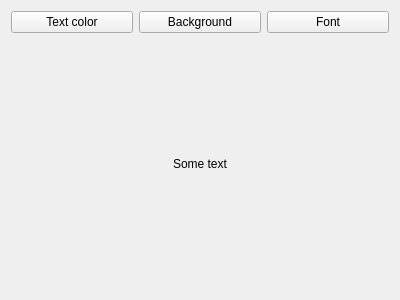
<?xml version="1.0" encoding="UTF-8"?>
<ui version="4.0">
 <class>Widget</class>
 <widget class="QWidget" name="Widget">
  <property name="geometry">
   <rect>
    <x>0</x>
    <y>0</y>
    <width>400</width>
    <height>300</height>
   </rect>
  </property>
  <property name="windowTitle">
   <string>Widget</string>
  </property>
  <layout class="QVBoxLayout" name="verticalLayout_2">
   <item>
    <layout class="QVBoxLayout" name="verticalLayout">
     <item>
      <layout class="QHBoxLayout" name="horizontalLayout">
       <item>
        <widget class="QPushButton" name="textColorButton">
         <property name="text">
          <string>Text color</string>
         </property>
        </widget>
       </item>
       <item>
        <widget class="QPushButton" name="backgroundButton">
         <property name="text">
          <string>Background</string>
         </property>
        </widget>
       </item>
       <item>
        <widget class="QPushButton" name="fontButton">
         <property name="text">
          <string>Font</string>
         </property>
        </widget>
       </item>
      </layout>
     </item>
     <item>
      <widget class="QLabel" name="label">
       <property name="text">
        <string>Some text</string>
       </property>
       <property name="alignment">
        <set>Qt::AlignCenter</set>
       </property>
      </widget>
     </item>
    </layout>
   </item>
  </layout>
 </widget>
 <layoutdefault spacing="6" margin="11"/>
 <resources/>
 <connections/>
</ui>
